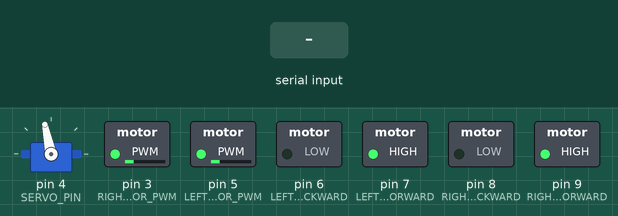
Simulated run of this sketch. Board: Arduino Uno, built with avr-gcc and run on an emulated ATmega328P. Parts: servo, switched loads named in the sketch (green lamp = pin HIGH). Inputs (shaded band) come from the test bench.

Above: at 1.2 s.
1.3 s: "T90\n" received over Serial
At 2.4 s:
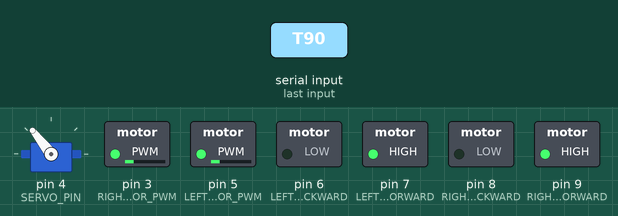
2.8 s: "T,45\n" received over Serial
At 3.6 s:
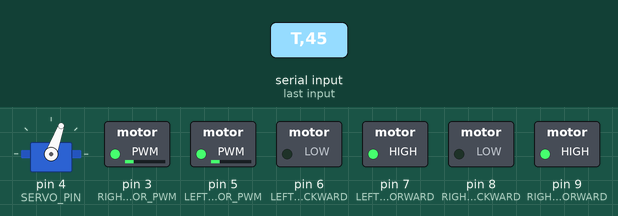
Timing chart, 0 to 5.8 s (numbered marks = the images above; inputs shaded):
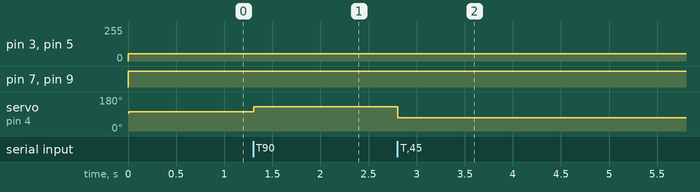

The sketch:

last4.ino
```cpp
#include <Servo.h>

// Servo for steering
Servo steering;

// Motor control pins
#define LEFT_MOTOR_FORWARD   7
#define LEFT_MOTOR_BACKWARD  6
#define RIGHT_MOTOR_FORWARD  9
#define RIGHT_MOTOR_BACKWARD 8
#define LEFT_MOTOR_PWM   5
#define RIGHT_MOTOR_PWM  3
#define SERVO_PIN 4

// Default speed
const int DEFAULT_SPEED = 55;

int currentSteeringValue = 50;  // Midpoint
unsigned long lastServoUpdate = 0;

void setup() {
  Serial.begin(9600);

  pinMode(LEFT_MOTOR_FORWARD, OUTPUT);
  pinMode(LEFT_MOTOR_BACKWARD, OUTPUT);
  pinMode(RIGHT_MOTOR_FORWARD, OUTPUT);
  pinMode(RIGHT_MOTOR_BACKWARD, OUTPUT);
  pinMode(LEFT_MOTOR_PWM, OUTPUT);
  pinMode(RIGHT_MOTOR_PWM, OUTPUT);

  steering.attach(SERVO_PIN);
  steering.write(95);  // Slightly right-centered
}

void loop() {
  // Read steering command if available
  if (Serial.available()) {
    String cmd = Serial.readStringUntil('\n');
    cmd.trim();
    if (cmd.length() > 0 && cmd.charAt(0) == 'T') {
      int value = cmd.substring(1).toInt();
      currentSteeringValue = constrain(value, 0, 100); // Save for smooth updates
    }
  }

  // Move forward always
  moveForward(DEFAULT_SPEED);

  // Update steering every 5ms
  unsigned long now = millis();
  if (now - lastServoUpdate > 5) {
    int angle = map(currentSteeringValue, 0, 100, 70, 135);
    steering.write(angle);
    lastServoUpdate = now;
  }
}

void moveForward(int pwm) {
  digitalWrite(LEFT_MOTOR_FORWARD, HIGH);
  digitalWrite(LEFT_MOTOR_BACKWARD, LOW);
  digitalWrite(RIGHT_MOTOR_FORWARD, HIGH);
  digitalWrite(RIGHT_MOTOR_BACKWARD, LOW);
  analogWrite(LEFT_MOTOR_PWM, pwm);
  analogWrite(RIGHT_MOTOR_PWM, pwm);
}
```

Measured:
- after the input at 1.3 s, servo on pin 4 (SERVO_PIN): 102° → 128° at once
- after the input at 2.8 s, servo on pin 4 (SERVO_PIN): 128° → 70° at once
